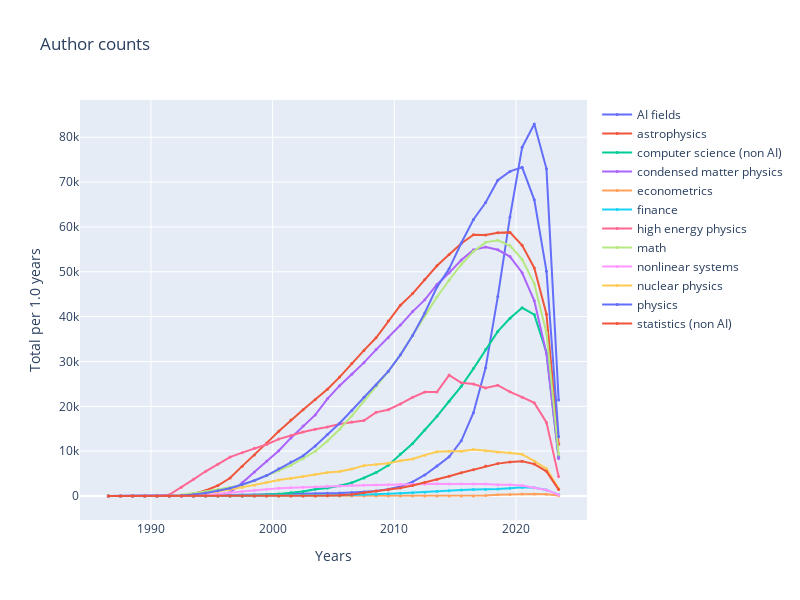

Here is the notebook cell this chart was saved with:
### Code cell
plot_counts(author_counts_collapsed, unique_categories_collapsed)
